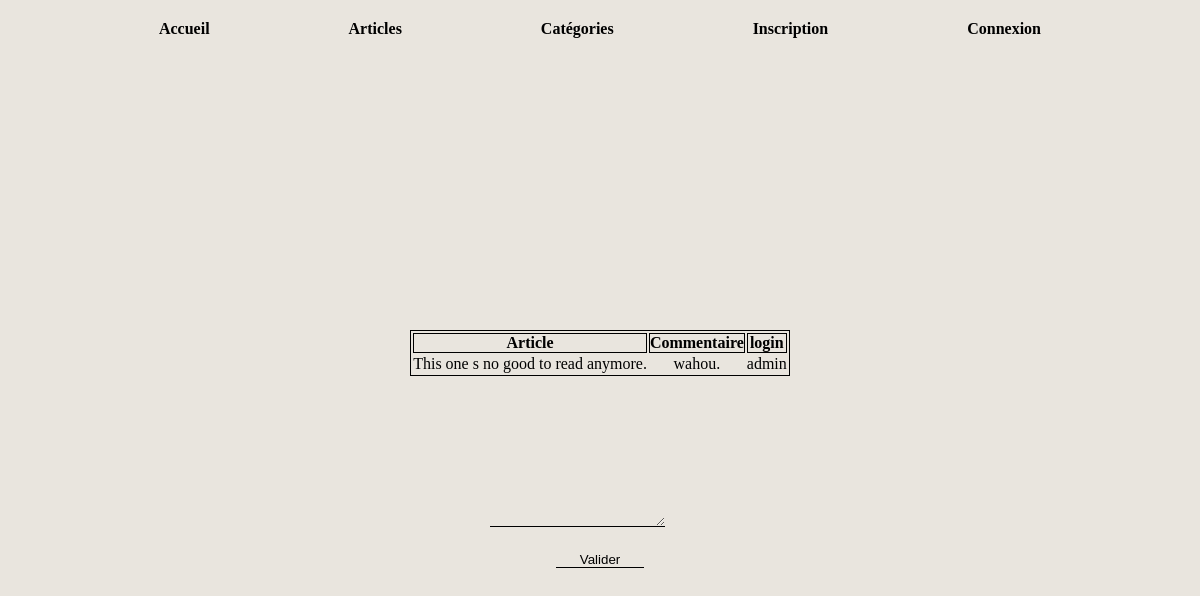
Screenshot of /article.php?id=19 with the database file from the repository.
### tables this page shows
CREATE TABLE `articles` (
  `id` int(11) NOT NULL,
  `titre` varchar(255) NOT NULL,
  `article` text NOT NULL,
  `id_utilisateur` int(11) DEFAULT NULL,
  `id_categorie` int(11) DEFAULT NULL,
  `date` timestamp NOT NULL DEFAULT CURRENT_TIMESTAMP ON UPDATE CURRENT_TIMESTAMP
);

CREATE TABLE `commentaires` (
  `id` int(11) NOT NULL,
  `commentaire` varchar(1024) NOT NULL,
  `id_article` int(11) DEFAULT NULL,
  `id_utilisateur` int(11) DEFAULT NULL,
  `date` timestamp NOT NULL DEFAULT CURRENT_TIMESTAMP ON UPDATE CURRENT_TIMESTAMP
);

CREATE TABLE `utilisateurs` (
  `id` int(11) NOT NULL,
  `login` varchar(255) NOT NULL,
  `password` varchar(255) NOT NULL,
  `email` varchar(255) NOT NULL,
  `id_droits` int(11) NOT NULL
);

### article.php (the view, shortened to what this page needs)
<?php
    require('./DATABASE/database-sqli.php');
    $test = $_GET['id'];
     $req = "SELECT * FROM `articles` WHERE id = '$test'";
     $query = mysqli_query($conn, $req);
     $result = mysqli_fetch_all($query,MYSQLI_ASSOC);
     $query = mysqli_query($conn, "SELECT utilisateurs.login, commentaires.commentaire, commentaires.date, commentaires.id_article FROM utilisateurs INNER JOIN commentaires WHERE utilisateurs.id = commentaires.id_utilisateur");
     $resultlog= mysqli_fetch_all($query,MYSQLI_ASSOC);
?>
<!DOCTYPE html>
<html lang="en">
<head>
</head>
<body>
<?php require 'header.php'?>
<main class="test">
<table class="table-article">
     <thead>
         <th>Article</th>
         <th>Commentaire</th>
         <th>login</th>
     </thead>
     <tbody>
         <tr>
             <td><?= $result[0]['article'] ?></td>
             <?php
            foreach($resultlog as $log){
                if($log['id_article'] == $test){?>
                    <td class="com"><?= $log['commentaire']?></td>
                    <td><?= $log['login']?></td><br>
                <?php }
            }
            ?>
        </tr>
     </tbody>
</table>
<div class="container">
    <form  class ="row g-3"action="" method="POST">
    <textarea class="formText" name="commentaire"></textarea>
    <button class="formButton btnArticle"  name = "submit" type="submit">Valider</button>
    </form>
</main>
</body>
</html>

### css/style.css (style rules this page uses)
* { margin: 0; padding: 0; box-sizing: border-box; text-decoration: none; list-style: none; }
body { background-color: #e9e5de; font-family: "PPRightGothic-Light"; overflow-x: hidden; }
body tr { font-family: "PPRightGothic-Light"; }
.formText { border-bottom: 1.4px solid black; border-top: none; border-left: none; border-right: none; background-color: #e9e5de; }
.formButton { background-color: #e9e5de; border-bottom: 1.4px solid black; border-top: none; border-left: none; border-right: none; }
table { border: solid 1px black; }
.com { text-align: center; }
table th { border: solid 1px black; }
tr { border: solid 1px black; }
.test { display: flex; justify-content: center; align-items: center; flex-direction: column; width: 100%; height: 80vh; }
.container { margin-top: 10%; order: 2; display: flex; flex-direction: column; }
.btnArticle { margin-top: 10%; width: 40%; margin-left: 30%; cursor: pointer; }

### rows the page displays
articles: article "This one s no good to read anymore."
commentaires: commentaire "wahou.", id_utilisateur.login "admin"
